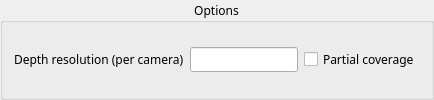
              <widget class="QGroupBox" name="gb_bg_options">
               <property name="font">
                <font>
                 <family>.SF NS Text</family>
                </font>
               </property>
               <property name="title">
                <string>Options</string>
               </property>
               <property name="alignment">
                <set>Qt::AlignCenter</set>
               </property>
               <layout class="QGridLayout" name="gridLayout_47">
                <item row="0" column="0">
                 <layout class="QGridLayout" name="gridLayout_49" columnstretch="3,0">
                  <item row="0" column="1">
                   <widget class="QCheckBox" name="cb_bg_options_partial_360">
                    <property name="font">
                     <font>
                      <family>.SF NS Text</family>
                     </font>
                    </property>
                    <property name="text">
                     <string>Partial coverage</string>
                    </property>
                   </widget>
                  </item>
                  <item row="0" column="0">
                   <layout class="QHBoxLayout" name="horizontalLayout_13" stretch="0,0">
                    <item>
                     <widget class="QLabel" name="label_bg_options_res">
                      <property name="text">
                       <string>Depth resolution (per camera)</string>
                      </property>
                     </widget>
                    </item>
                    <item>
                     <widget class="QLineEdit" name="val_bg_options_res"/>
                    </item>
                   </layout>
                  </item>
                 </layout>
                </item>
               </layout>
              </widget>
